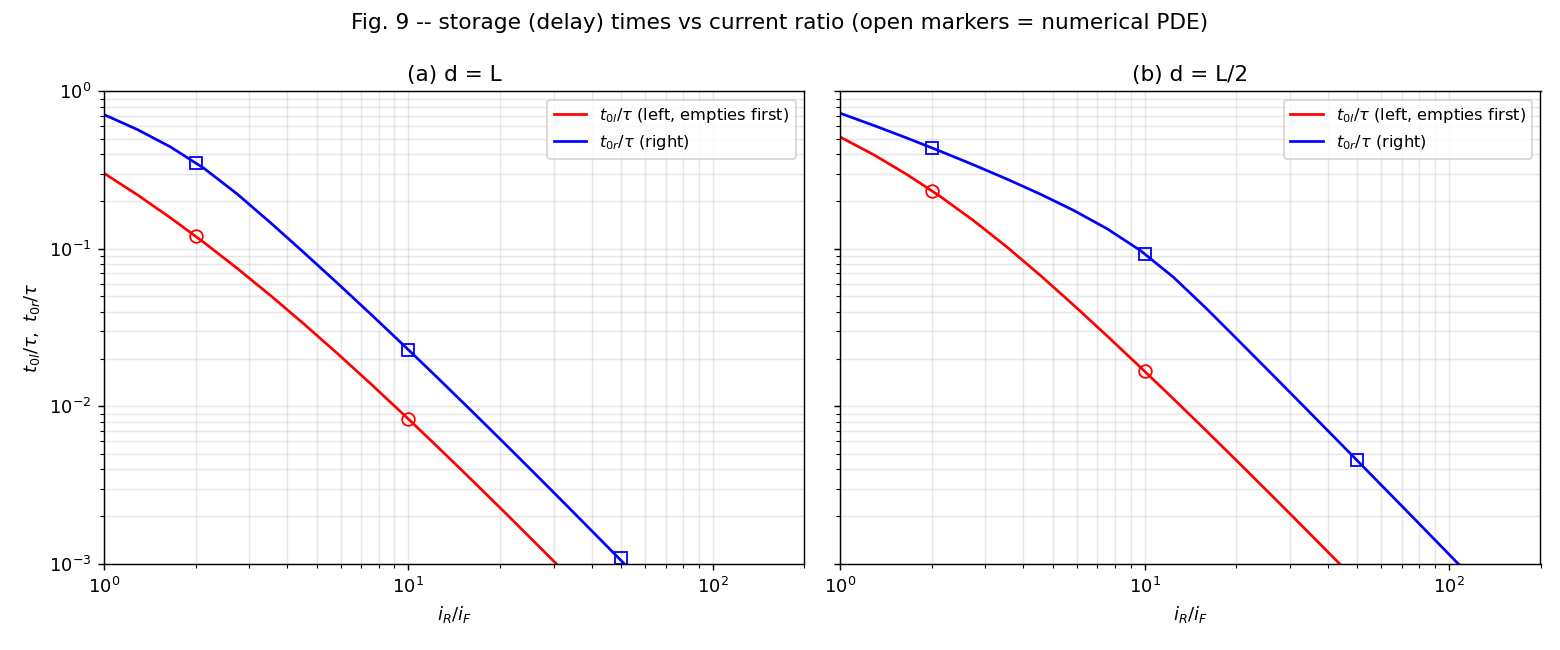

The script that saved this image:
"""
fig9_storage_time.py -- reproduce Fig. 9 of Benda & Spenke 1967.

Storage (delay) times t0l, t0r -- the moments the left/right border
concentrations reach zero and space-charge zones begin to form (Eq. 37, 38) --
as functions of the current ratio iR/iF, for a p-i-n rectifier (negligible
doping), for d/L = 1 (a) and d/L = 1/2 (b), plotted log-log exactly as the
paper.  t0r > t0l throughout (the right/n-side empties later) because
mu_n = 3 mu_p.  At large iR/iF the sweep-out dominates and t0 ~ (iR/iF)^-1.

Solid = closed-form Eq. (36) roots; open markers = numerical PDE zero-crossing.
"""
import os
import numpy as np
import matplotlib
matplotlib.use("Agg")
import matplotlib.pyplot as plt
from benda_spenke_model import Device, storage_times

HERE = os.path.dirname(__file__)
RATIOS = np.geomspace(1.0, 200.0, 22)


def curve(dev, ratios, method="analytic", **kw):
    tl, tr = [], []
    for rr in ratios:
        a, b = storage_times(dev, rr * dev.iF, method=method, **kw)
        tl.append(a / dev.tau)
        tr.append(b / dev.tau)
    return np.array(tl), np.array(tr)


def main():
    fig, axes = plt.subplots(1, 2, figsize=(12, 5), sharey=True)
    for ax, dL, lab in [(axes[0], 1.0, "(a) d = L"),
                        (axes[1], 0.5, "(b) d = L/2")]:
        dev = Device(d_over_L=dL)
        tl, tr = curve(dev, RATIOS, method="analytic")
        ax.loglog(RATIOS, tl, "r-", label=r"$t_{0l}/\tau$ (left, empties first)")
        ax.loglog(RATIOS, tr, "b-", label=r"$t_{0r}/\tau$ (right)")

        # numeric spot checks at a few ratios
        rr_chk = np.array([2.0, 10.0, 50.0])
        tlN, trN = curve(dev, rr_chk, method="numeric", nt=12000,
                         t_end=1.5 * dev.tau)
        ax.loglog(rr_chk, tlN, "ro", mfc="none", ms=7)
        ax.loglog(rr_chk, trN, "bs", mfc="none", ms=7)

        ax.set_xlabel(r"$i_R / i_F$")
        ax.set_title(lab)
        ax.grid(alpha=0.3, which="both")
        ax.set_xlim(1, 200)
        ax.set_ylim(1e-3, 1)
        ax.legend(fontsize=9)
    axes[0].set_ylabel(r"$t_{0l}/\tau,\ t_{0r}/\tau$")
    fig.suptitle("Fig. 9 -- storage (delay) times vs current ratio "
                 "(open markers = numerical PDE)")
    fig.tight_layout()
    out = os.path.join(HERE, "fig9_storage_time.png")
    fig.savefig(out, dpi=130)
    print("wrote", out)

    # printed table
    print("\n d/L   iR/iF    t0l/tau   t0r/tau")
    for dL in (1.0, 0.5):
        dev = Device(d_over_L=dL)
        for rr in (2, 5, 10, 50, 100):
            a, b = storage_times(dev, rr * dev.iF, method="analytic")
            print(f" {dL:3.1f}   {rr:5d}   {a/dev.tau:8.4f}  {b/dev.tau:8.4f}")


if __name__ == "__main__":
    main()
